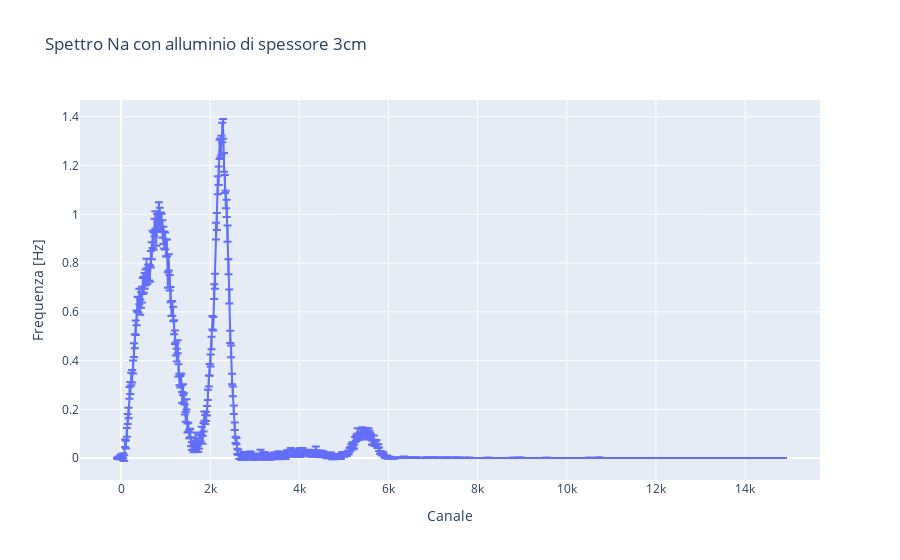

Source (notebook cell):
### Code cell
'''

    ARIA 3cm

'''

segnale_3cm = pd.read_csv(r'C:\Users\Black\Desktop\Esperimentazioni di Nucleare e Subnucleare\SiPM\Spettrometria Gamma\BGO\Aria\Data\3cm.csv', sep=' \t', engine='python')
channel_3 = np.array(segnale_3cm['Channel'])
counts_3 = np.array(segnale_3cm['Counts'])

# calculating frequency and removing background noise
N = 17
frequency_3 = frequency_converter(counts_3, time_signal=900)
background_3 = SNIP_algorithm(frequency_3[0], iterations=N)
frequency_3 = (frequency_3[0] - background_3, frequency_3[1])


# plot
fig = px.line(x=channel_3, y=frequency_3[0], error_y=frequency_3[1], title='Spettro Na con alluminio di spessore 3cm', labels={'x':'Canale', 'y':'Frequenza [Hz]'})
fig.show()


# fit
ls = LeastSquares(channel_3, frequency_3[0], frequency_3[1], func2)
m = Minuit(ls, A1=431, mu1=2200, sigma1=130, A2=78, mu2=1760, sigma2=177)
ls.mask = (channel_3 > 1650) & (channel_3 < 2650)
m.limits = [(0, None), (0, None), (0, None), (0, 2000), (1500, 2000), (0, None)]
m.migrad()
m.hesse()
display(m)

freq_integral = []
channel_integral = []
integral_extremes = [1600, 2600]
for i in range(len(channel_3)):
    if channel_3[i] > integral_extremes[0] and channel_3[i] < integral_extremes[1]:
        freq_integral.append(frequency_3[0][i])
        channel_integral.append(channel_3[i])

print(f'Area picco con integrale trapezoidale: {np.trapz(freq_integral, channel_integral):.2f}')
print(f'Area picco con integrale fit: {m.values["A1"]:.2f} ± {m.errors["A1"]:.2f}')

intensità_511KeV.append(m.values['A1']+m.values['A2'])
intensità_trapz_511KeV.append(np.trapz(freq_integral, channel_integral))
err_intensità_511KeV.append(np.sqrt(m.errors['A1']**2+m.errors['A2']**2))

# calcolo errore sistematico DOWN
frequency_3 = frequency_converter(counts_3, time_signal=900)
background_3 = SNIP_algorithm(frequency_3[0], iterations=N+1)
frequency_3 = (frequency_3[0] - background_3, frequency_3[1])

ls = LeastSquares(channel_3, frequency_3[0], frequency_3[1], func2)
m = Minuit(ls, A1=431, mu1=2200, sigma1=130, A2=78, mu2=1760, sigma2=177)
ls.mask = (channel_3 > 1650) & (channel_3 < 2650)
m.migrad()
m.hesse()
display(m)

area_down = m.values['A1'] + m.values['A2']
print(f'Area picco con integrale fit: {area_down:.2f}')

# calcolo errore sistematico UP
frequency_3 = frequency_converter(counts_3, time_signal=900)
background_3 = SNIP_algorithm(frequency_3[0], iterations=N-1)
frequency_3 = (frequency_3[0] - background_3, frequency_3[1])

ls = LeastSquares(channel_3, frequency_3[0], frequency_3[1], func2)
m = Minuit(ls, A1=431, mu1=2200, sigma1=130, A2=78, mu2=2000, sigma2=177)
ls.mask = (channel_3 > 1650) & (channel_3 < 2650)
m.migrad()
m.hesse()
display(m)

area_up = m.values['A1'] + m.values['A2']
print(f'Area picco con integrale fit: {area_up:.2f}')

err_sistematico = abs(area_up - area_down)/2
err_sistematico_511KeV.append(err_sistematico)
print(f'Errore statistico: {m.errors["A1"]:.2f}')
print(f'Errore sistematico: {err_sistematico:.2f}')

### Figure 1 — Plotly figure (JSON) as saved in the notebook; plotly's stock layout.template omitted (floating-point values rounded to 4 significant figures; data arrays with more than 128 entries replaced by an {"elided": "..."} marker saying what was removed)
{"data": [{"error_y": {"array": {"elided": "748 float values"}}, "hovertemplate": "Canale=%{x}<br>Frequenza [Hz]=%{y}<extra></extra>", "legendgroup": "", "line": {"color": "#636efa", "dash": "solid"}, "marker": {"symbol": "circle"}, "mode": "lines", "name": "", "orientation": "v", "showlegend": false, "type": "scatter", "x": {"elided": "748 int values"}, "xaxis": "x", "y": {"elided": "748 float values"}, "yaxis": "y"}], "layout": {"legend": {"tracegroupgap": 0}, "title": {"text": "Spettro Na con alluminio di spessore 3cm"}, "xaxis": {"anchor": "y", "domain": [0, 1], "title": {"text": "Canale"}}, "yaxis": {"anchor": "x", "domain": [0, 1], "title": {"text": "Frequenza [Hz]"}}}}
